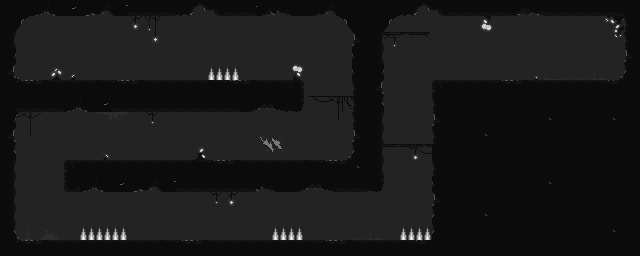

Rendered tile map (Tiled .tmx) drawn with the repository's tilesets; below, a short description and the map source with its tile grids summarised:
An orthogonal 40x16 tile map with 16x16 px tiles, 3 tile layers (Background, Floor, Deco), 4 hidden layers not drawn, 3 tilesets and 4 objects.

<map version="1.10" tiledversion="1.10.2" orientation="orthogonal" renderorder="right-down" width="40" height="16" tilewidth="16" tileheight="16" infinite="0" nextlayerid="10" nextobjectid="6">
 <tileset firstgid="1" source="Tileset/DARK Edition Tileset with background.tsx" />
 <tileset firstgid="289" source="Tileset/DARK Edition Tileset No background.tsx" />
 <tileset firstgid="577" source="Tileset/spike.tsx" />
 <layer id="2" name="Background" width="40" height="16">
  <data>[640 cells, 635 non-empty, 19 distinct tile ids]</data>
 </layer>
 <layer id="1" name="Floor" width="40" height="16">
  <data>[640 cells, 340 non-empty, 43 distinct tile ids]</data>
 </layer>
 <layer id="8" name="Deco" width="40" height="16">
  <data>[640 cells, 27 non-empty, 25 distinct tile ids]</data>
 </layer>
 <objectgroup id="9" name="Blocker" visible="0">
  <object id="2" gid="2" x="60.3333" y="158.667" width="16" height="16" />
  <object id="3" gid="2" x="341" y="160.667" width="16" height="16" />
  <object id="4" gid="2" x="428" y="79" width="16" height="16" />
  <object id="5" gid="2" x="609.667" y="80" width="16" height="16" />
 </objectgroup>
 <layer id="4" name="Collider" width="40" height="16" visible="0">
  <data>[640 cells, 202 non-empty, 2 distinct tile ids]</data>
 </layer>
 <layer id="5" name="End" width="40" height="16" visible="0">
  <data>[640 cells, 1 non-empty, 1 distinct tile ids]</data>
 </layer>
 <layer id="7" name="Trap" width="40" height="16" visible="0">
  <data>[640 cells, 9 non-empty, 1 distinct tile ids]</data>
 </layer>
 <layer id="6" name="Spawner" width="40" height="16" visible="0">
  <data>[640 cells, 3 non-empty, 1 distinct tile ids]</data>
 </layer>
</map>
